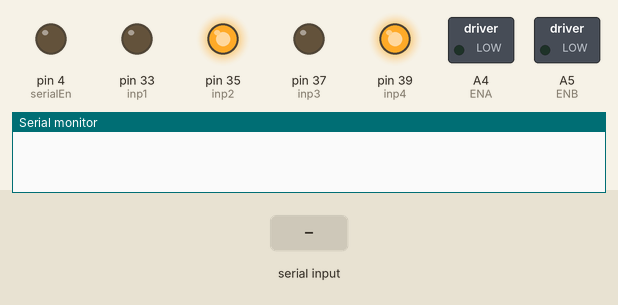
Recording of a sketch running on a simulated Arduino Mega 2560, built with avr-gcc and run on an emulated ATmega2560. Parts: switched loads named in the sketch (green lamp = pin HIGH), output pins drawn as LEDs (lit = HIGH), the last lines printed to the serial monitor. The inputs (shaded band) are chosen by the test bench.

Above: at 1.2 s.
1.3 s: "1" received over the second serial link
At 2.2 s:
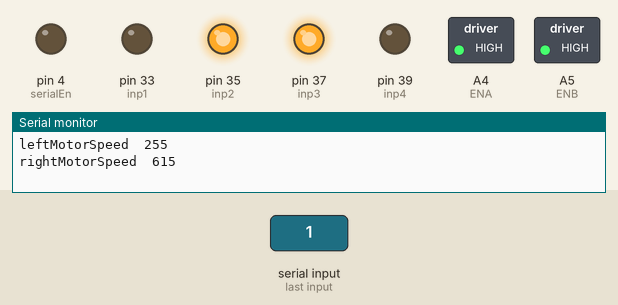
2.8 s: "0" received over the second serial link
At 3.4 s:
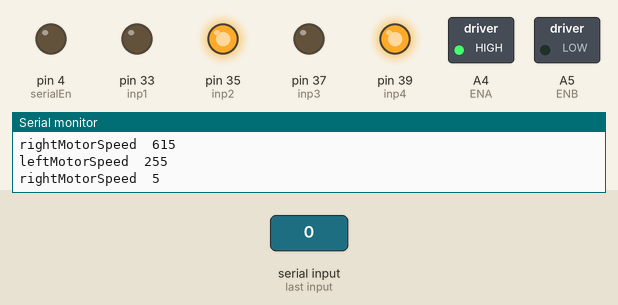
4.3 s: "1" received over the second serial link
At 5.7 s:
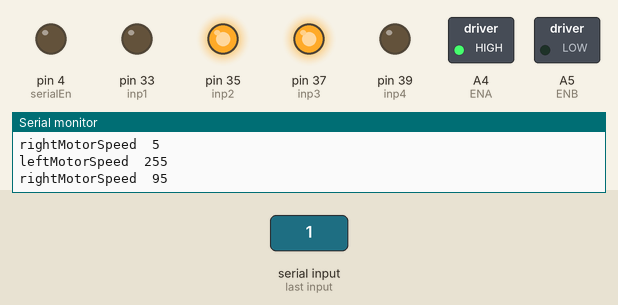
Timing chart, 0 to 7.3 s (numbered marks = the images above; inputs shaded):
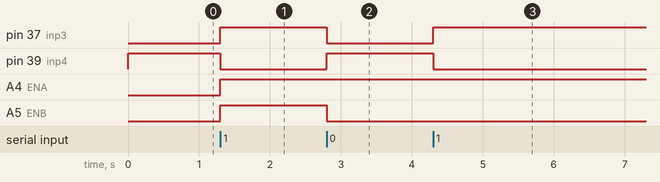

The sketch:

mega_LSA.ino
```cpp
const float Kp = 20.0;
const float Ki = 0.006;
const float Kd = 40.0;
const int setpoint = 35;
const int baseSpeed = 225;
const int maxSpeed = 255;
int P, D;
static int I = 0;
const byte rx = 16;
const byte tx = 17;
#define serialEn 4
#define junctionPulse 3
#define inp1 33
#define inp2 35
#define inp3 37
#define inp4 39
#define ENA A4
#define ENB A5
int positionVal = 0;
int error;
double motorSpeed;
#define buttonpin 12
int nodecount =0;
int lastError = 0;

const int integralLimit = 1000;

void forwards()
{
    digitalWrite(inp1, LOW);
  digitalWrite(inp2, HIGH);
  digitalWrite(inp3, LOW);
  digitalWrite(inp4, HIGH);
    analogWrite(ENA, 255);
    analogWrite(ENB, 255);


}

void left()
{
    digitalWrite(inp1, HIGH);
  digitalWrite(inp2, LOW);
  digitalWrite(inp3, LOW);
  digitalWrite(inp4, HIGH);
  analogWrite(ENA, 255);
  analogWrite(ENB, 255);


}
void right()
{
    digitalWrite(inp1, LOW);
  digitalWrite(inp2, HIGH);
  digitalWrite(inp3, HIGH);
  digitalWrite(inp4, LOW);
  analogWrite(ENA, 255);
  analogWrite(ENB, 255);
}
void handlenode()
{
  switch(nodecount)
  {
    case 1:
    right();
    break;
    case 2:
    left();
    break;
    case 3:
    forwards();
    break;

  }
  nodecount++;
}

void turn180()
{

  digitalWrite(inp1, LOW);
  digitalWrite(inp2, HIGH);
  digitalWrite(inp3, HIGH);
  digitalWrite(inp4, LOW);
  analogWrite(ENA, 255);
  analogWrite(ENB, 255);

  // delay(1500);
}

void setup() {
  pinMode(inp1, OUTPUT);
  pinMode(inp2, OUTPUT);
  pinMode(inp3, OUTPUT);
  pinMode(inp4, OUTPUT);
  pinMode(ENA, OUTPUT);
  pinMode(ENB, OUTPUT);
  pinMode(serialEn, OUTPUT);
  pinMode(junctionPulse, INPUT);
  Serial2.begin(230400);
  Serial.begin(230400);
  digitalWrite(serialEn, HIGH);

  analogWrite(ENA, 0);
  analogWrite(ENB, 0);
  digitalWrite(inp1, LOW);
  digitalWrite(inp2, HIGH);
  digitalWrite(inp3, LOW);
  digitalWrite(inp4, HIGH);

  Serial.flush();
  Serial2.flush();
}

void loop() {
  digitalWrite(serialEn, LOW);
  if (Serial2.available()) {
    positionVal = Serial2.read();


    if (positionVal == 255) {

      turn180();
    }
      else{

    error = setpoint - positionVal;
    P = error;

    I += error;
    if (I > integralLimit) I = integralLimit;
    if (I < -integralLimit) I = -integralLimit;

    D = error - lastError;
    motorSpeed = Kp * P + Ki * I + Kd * D;
    lastError = error;

    int rightMotorSpeed = baseSpeed + (int)motorSpeed;
    int leftMotorSpeed = baseSpeed - (int)motorSpeed;

    if (rightMotorSpeed > maxSpeed) rightMotorSpeed = maxSpeed;
    if (leftMotorSpeed > maxSpeed) leftMotorSpeed = maxSpeed;

    if (rightMotorSpeed < 0) {
      digitalWrite(inp3, HIGH);
      digitalWrite(inp4, LOW);
      rightMotorSpeed = -rightMotorSpeed;
    } else {
      digitalWrite(inp3, LOW);
      digitalWrite(inp4, HIGH);
    }

    if (leftMotorSpeed < 0) {
      digitalWrite(inp1, HIGH);
      digitalWrite(inp2, LOW);
      leftMotorSpeed = -leftMotorSpeed;
    } else {
      digitalWrite(inp1, LOW);
      digitalWrite(inp2, HIGH);
    }

    Serial.print("leftMotorSpeed  ");
    Serial.println(leftMotorSpeed);
    Serial.print("rightMotorSpeed  ");
    Serial.println(rightMotorSpeed);

    analogWrite(ENA, leftMotorSpeed);
    analogWrite(ENB, rightMotorSpeed);
  }

  digitalWrite(serialEn, HIGH);
  }
}
```

Measured:
- after the input at 1.3 s, pin 37 (inp3), A4 (ENA), A5 (ENB): LOW → HIGH at once; pin 39 (inp4): HIGH → LOW at once
- after the input at 2.8 s, pin 37 (inp3), A5 (ENB): HIGH → LOW at once; pin 39 (inp4): LOW → HIGH at once
- after the input at 4.3 s, pin 37 (inp3): LOW → HIGH at once; pin 39 (inp4): HIGH → LOW at once
